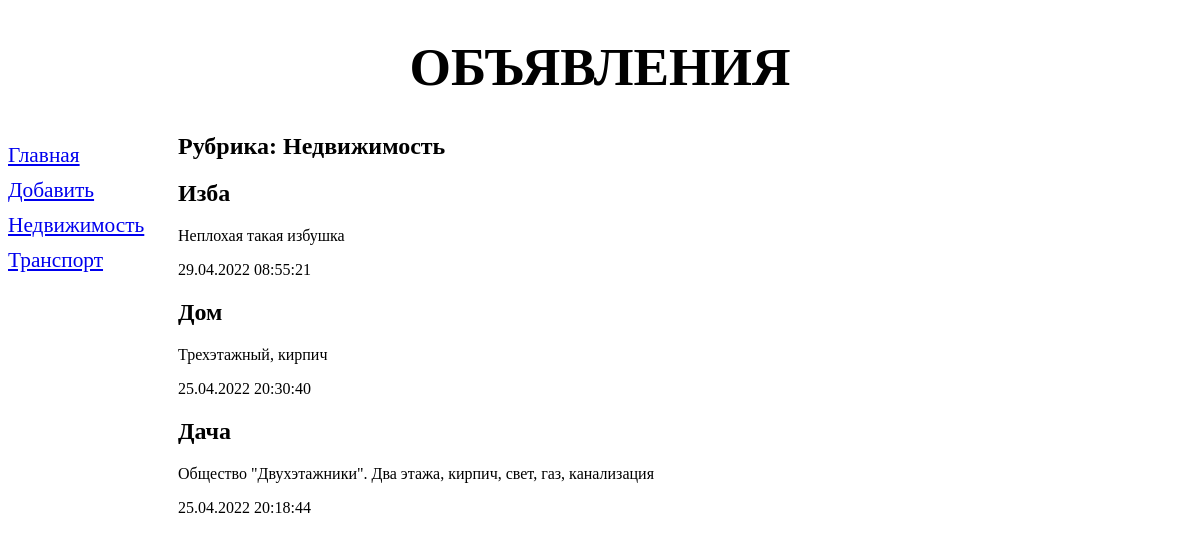
Screenshot of /bboard/1/ with the database file from the repository.
### bboard/models.py (models this page shows, shortened)
class Rubric(models.Model):
    name = models.CharField(max_length=20, db_index=True, verbose_name='Название')
    class Meta:
        verbose_name = 'Рубрика'
        verbose_name_plural = 'Рубрики'
        ordering = ['name']

class Bb(models.Model):
    title = models.CharField(max_length=50, verbose_name='Товар')
    content = models.TextField(null=True, blank=True, verbose_name='Описание')
    price = models.FloatField(null=True, blank=True, verbose_name='Цена')
    published = models.DateTimeField(auto_now_add=True, db_index=True, verbose_name='Опубликовано')
    rubric = models.ForeignKey('Rubric', null=True, on_delete=models.PROTECT, verbose_name='Рубрика')
    class Meta:
        verbose_name_plural = 'Обьявления'
        verbose_name = 'Обьявление'
        ordering = ['-published']

### bboard/views.py (the view)
# urls.py: path('<int:rubric_id>/', by_rubric, name='by_rubric'),
def by_rubric(request, rubric_id):
    bbs = Bb.objects.filter(rubric=rubric_id)
    rubrics = Rubric.objects.all()
    current_rubric = Rubric.objects.get(pk=rubric_id)
    content = {
        'bbs': bbs,
        'rubrics': rubrics,
        'current_rubric': current_rubric,
    }
    return render(request, 'bboard/by_rubric.html', content)

### bboard/templates/bboard/by_rubric.html (shortened to what this page needs)
{% extends 'layout/basic.html' %}
{% block content %}
    <h2>Рубрика: {{ current_rubric.name }}</h2>
{% for bb in bbs %}
    <div>
        <h2>{{ bb.title }}</h2>
        <p>{{ bb.content }}</p>
        <p>{{ bb.published|date:"d.m.Y H:i:s" }}</p>
    </div>
    {% endfor %}
{% endblock %}

### bboard/templates/layout/basic.html (shortened to what this page needs)
{% load static %}
<!DOCTYPE html>
<html lang="en">
<head>
    <link rel="stylesheet" type="text/css" href="{% static 'bboard/style.css' %}">
</head>
<body>
    <header>
        <h1>Объявления</h1>
    </header>
    <nav>
        <a href="{% url 'index' %}">Главная</a>
        <a href="{% url 'add' %}">Добавить</a>
        {% for rubric in rubrics %}
            <a href="{% url 'by_rubric' rubric.pk %}">{{ rubric.name }}</a>
        {% endfor %}
    </nav>
    <section>
        {% block content %}
        {% endblock %}
    </section>
</body>
</html>

### bboard/static/bboard/style.css (style rules this page uses)
header h1 { font-size: 40pt; text-transform: uppercase; text-align: center; }
nav { font-size: 16pt; width: 150px; float: left; }
nav a { display: block; margin: 10px 0px; }
section { margin-left: 170px; }

### rows the page displays
Rubric: name "Недвижимость"
Rubric: name "Транспорт"
Bb: title "Изба", content "Неплохая такая избушка", published "29.04.2022 08:55:21"
Bb: title "Дом", content "Трехэтажный, кирпич", published "25.04.2022 20:30:40"
Bb: title "Дача", content "Общество \"Двухэтажники\". Два этажа, кирпич, свет, газ, канализация", published "25.04.2022 20:18:44"
